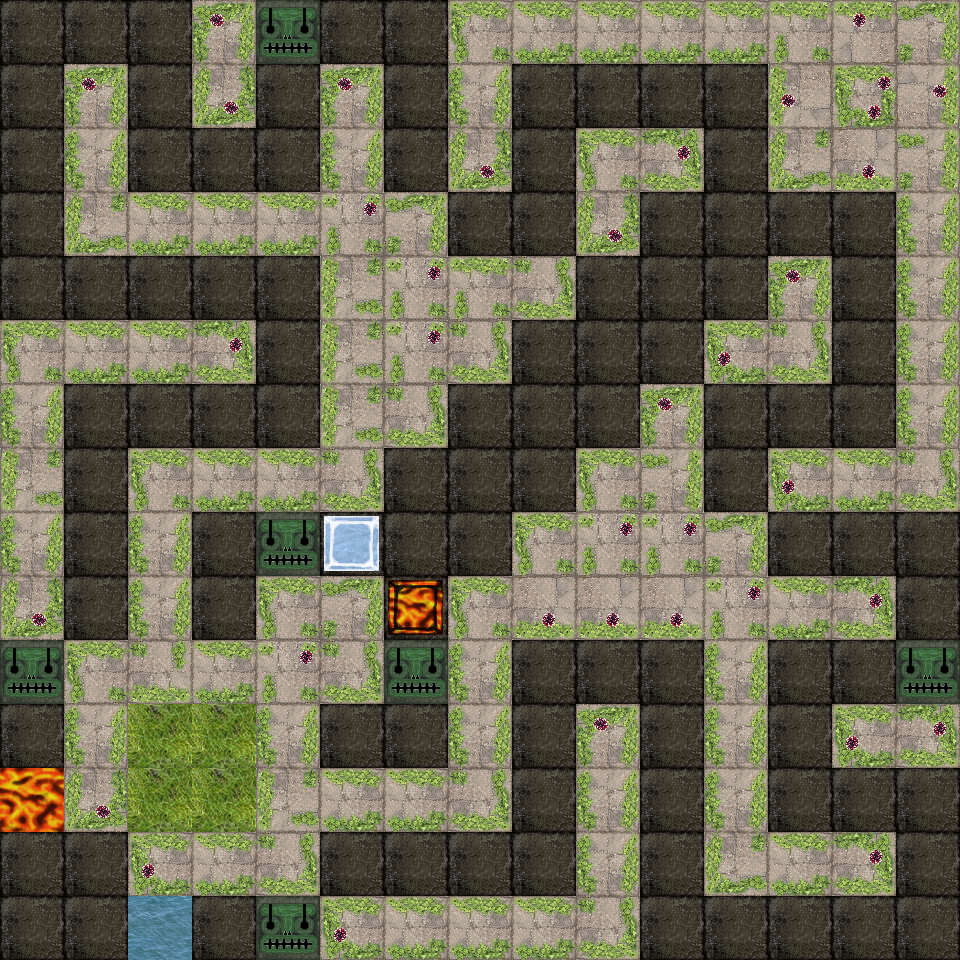

This is a level from a 2D game, rendered from its Tiled map with the project's own tilesets. A one-line summary and the complete map file follow:
An orthogonal 15x15 tile map with 64x64 px tiles, 3 tile layers (Floor, Buttons, Cubes).

<map version="1.0" tiledversion="1.0.3" orientation="orthogonal" renderorder="right-down" width="15" height="15" tilewidth="64" tileheight="64" nextobjectid="1">
 <tileset firstgid="1" source="../../ConflictCube/Textures/ConCubeTileset.tsx" />
 <layer name="Floor" width="15" height="15">
  <data encoding="csv">
2,2,2,6,2,2,2,9,3,3,3,3,31,27,10,
2,6,2,8,2,6,2,4,2,2,2,2,30,21,28,
2,4,2,2,2,4,2,8,2,9,7,2,12,29,32,
2,12,3,3,3,26,10,2,2,8,2,2,2,2,4,
2,2,2,2,2,34,26,31,11,2,2,2,6,2,4,
9,3,3,7,2,34,26,11,2,2,2,5,11,2,4,
4,2,2,2,2,34,11,2,2,2,6,2,2,2,4,
34,2,9,3,3,11,2,2,2,9,32,2,5,3,11,
4,2,4,2,2,2,2,2,9,26,26,10,2,2,2,
8,2,4,2,9,10,2,9,29,29,29,26,3,7,2,
2,9,33,3,26,11,2,4,2,2,2,4,2,2,2,
2,4,1,1,4,2,2,4,2,6,2,4,2,5,7,
43,8,1,1,34,3,3,11,2,4,2,4,2,2,2,
2,2,5,3,11,2,2,2,2,4,2,12,3,7,2,
2,2,44,2,2,5,3,3,3,11,2,2,2,2,2
</data>
 </layer>
 <layer name="Buttons" width="15" height="15">
  <data encoding="csv">
0,0,0,0,45,0,0,0,0,0,0,0,0,0,0,
0,0,0,0,0,0,0,0,0,0,0,0,0,0,0,
0,0,0,0,0,0,0,0,0,0,0,0,0,0,0,
0,0,0,0,0,0,0,0,0,0,0,0,0,0,0,
0,0,0,0,0,0,0,0,0,0,0,0,0,0,0,
0,0,0,0,0,0,0,0,0,0,0,0,0,0,0,
0,0,0,0,0,0,0,0,0,0,0,0,0,0,0,
0,0,0,0,0,0,0,0,0,0,0,0,0,0,0,
0,0,0,0,45,0,0,0,0,0,0,0,0,0,0,
0,0,0,0,0,0,0,0,0,0,0,0,0,0,0,
45,0,0,0,0,0,45,0,0,0,0,0,0,0,45,
0,0,0,0,0,0,0,0,0,0,0,0,0,0,0,
0,0,0,0,0,0,0,0,0,0,0,0,0,0,0,
0,0,0,0,0,0,0,0,0,0,0,0,0,0,0,
0,0,0,0,45,0,0,0,0,0,0,0,0,0,0
</data>
 </layer>
 <layer name="Cubes" width="15" height="15">
  <data encoding="csv">
0,0,0,0,0,0,0,0,0,0,0,0,0,0,0,
0,0,0,0,0,0,0,0,0,0,0,0,0,0,0,
0,0,0,0,0,0,0,0,0,0,0,0,0,0,0,
0,0,0,0,0,0,0,0,0,0,0,0,0,0,0,
0,0,0,0,0,0,0,0,0,0,0,0,0,0,0,
0,0,0,0,0,0,0,0,0,0,0,0,0,0,0,
0,0,0,0,0,0,0,0,0,0,0,0,0,0,0,
0,0,0,0,0,0,0,0,0,0,0,0,0,0,0,
0,0,0,0,0,47,0,0,0,0,0,0,0,0,0,
0,0,0,0,0,0,48,0,0,0,0,0,0,0,0,
0,0,0,0,0,0,0,0,0,0,0,0,0,0,0,
0,0,1,1,0,0,0,0,0,0,0,0,0,0,0,
0,0,1,1,0,0,0,0,0,0,0,0,0,0,0,
0,0,0,0,0,0,0,0,0,0,0,0,0,0,0,
0,0,0,0,0,0,0,0,0,0,0,0,0,0,0
</data>
 </layer>
</map>
